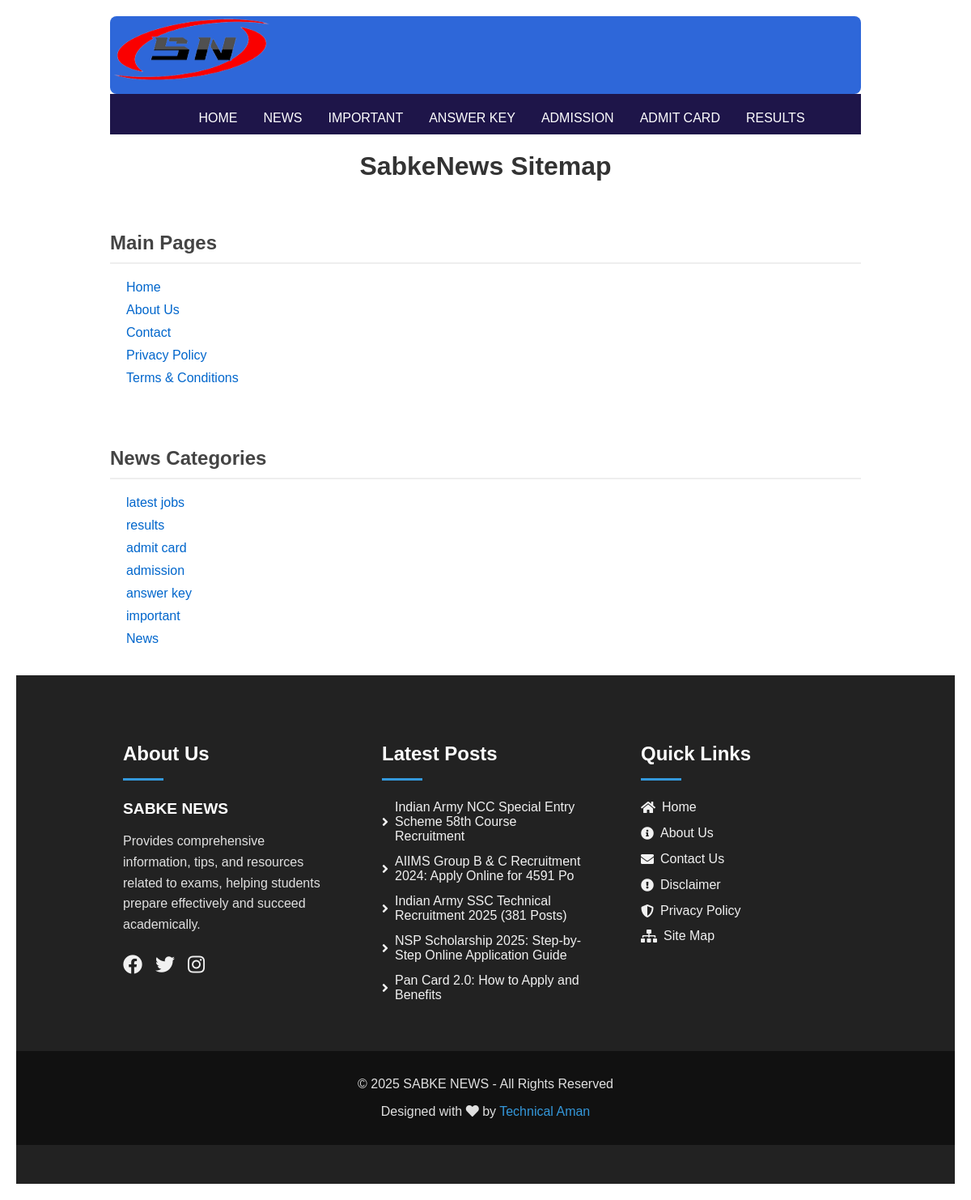
/sitemap_html.php, run on the app's committed database.
### tables this page shows
CREATE TABLE `category` (
  `category_id` int(11) NOT NULL,
  `category_name` varchar(100) DEFAULT NULL,
  `categoryTitle` varchar(225) DEFAULT NULL,
  `categoryStatus` varchar(10) NOT NULL DEFAULT 'W',
  `categoryHeading` varchar(2) NOT NULL DEFAULT 'N',
  `author` int(11) DEFAULT NULL,
  `categoryDate` timestamp NOT NULL DEFAULT current_timestamp()
);

CREATE TABLE `settings` (
  `id` int(11) NOT NULL,
  `websitename` varchar(60) DEFAULT NULL,
  `websiteFavicon` varchar(255) DEFAULT NULL,
  `websiteLogo` varchar(255) DEFAULT NULL,
  `mobileLogo` varchar(225) DEFAULT NULL,
  `footerdesc` varchar(255) DEFAULT NULL,
  `keywords` varchar(1000) DEFAULT NULL,
  `watterMark` varchar(191) DEFAULT NULL,
  `workEmail` varchar(191) DEFAULT NULL,
  `websiteTitle` varchar(225) DEFAULT NULL,
  `websiteUrl` varchar(999) NOT NULL,
  `whatsappGroup` varchar(500) DEFAULT NULL,
  `telegramChannel` varchar(500) DEFAULT NULL,
  `youtubeChannel` varchar(500) DEFAULT NULL,
  `facebookPage` varchar(500) DEFAULT NULL,
  `websiteAbout` varchar(150) DEFAULT NULL,
  `description` varchar(500) DEFAULT NULL,
  `websiteImg` varchar(255) DEFAULT NULL
);

CREATE TABLE `post` (
  `post_id` int(191) NOT NULL,
  `title` varchar(1500) DEFAULT NULL,
  `sort_details` varchar(250) DEFAULT NULL,
  `description` text DEFAULT NULL,
  `post_img` varchar(225) DEFAULT NULL,
  `category` varchar(100) DEFAULT NULL,
  `author` int(11) DEFAULT NULL,
  `postStatus` varchar(12) NOT NULL DEFAULT 'W',
  `post_date` datetime DEFAULT current_timestamp(),
  `last_update` datetime DEFAULT current_timestamp(),
  `remarks` mediumtext DEFAULT NULL,
  `post_keywords` mediumtext DEFAULT NULL
);

### social-media-share.php (called while the page is built, shortened)
<?php
function generateUrl($txt)
{
    $txt = substr($txt, 0, 54);
    $txt = preg_replace('~[^\\pL\d]+~u', '-', $txt);
    $txt = trim($txt, '-');
    $txt = iconv('utf-8', 'us-ascii//TRANSLIT', $txt);
    $txt = strtolower($txt);
    $txt = preg_replace('~[^-\w]+~', '', $txt);
    return $txt;
}

### sitemap_html.php (the view, shortened to what this page needs)
<?php include_once 'header.php'; ?>
<div class="container">
    <h1>SabkeNews Sitemap</h1>
    <div class="sitemap-section">
        <h2>Main Pages</h2>
        <ul class="sitemap-list">
            <li><a href="<?php echo $web_kit['websiteUrl'] ?>/">Home</a></li>
            <li><a href="<?php echo $web_kit['websiteUrl'] ?>/about">About Us</a></li>
            <li><a href="<?php echo $web_kit['websiteUrl'] ?>/contact">Contact</a></li>
            <li><a href="<?php echo $web_kit['websiteUrl'] ?>/privacy-policy">Privacy Policy</a></li>
            <li><a href="<?php echo $web_kit['websiteUrl'] ?>/terms-conditions">Terms & Conditions</a></li>
        </ul>
    </div>
    <div class="sitemap-section">
        <h2>News Categories</h2>
        <ul class="sitemap-list">
            <?php
            function slug($txt){
                $txt = preg_replace('~[^\\pL\d]+~u', '-', $txt);
                $txt = trim($txt, '-');
                $txt = iconv('utf-8', 'us-ascii//TRANSLIT', $txt);
                $txt = strtolower($txt);
                $txt = preg_replace('~[^-\w]+~', '', $txt);
                return $txt;
            }
            include_once 'system/connection.php';
            $sql = "SELECT * FROM `category` WHERE `categoryStatus` = 'Y'";
            $result = mysqli_query($conn, $sql);
            if (mysqli_num_rows($result) > 0) {
                while ($row = mysqli_fetch_assoc($result)) {
                    echo '<li><a href="'. $web_kit['websiteUrl'] .'/post/'. slug($row['category_name']) .'">'. $row['category_name'] .'</a></li>';
                }
            }
            ?>
        </ul>
    </div>
</div>
<?php include_once 'footer.php'; ?>

### header.php (shortened to what this page needs)
<?php
require_once("./system/connection.php");
include_once("./social-media-share.php");
$web_kit = false;
if ($web_kit === false) {
    $stmt = $conn->prepare("SELECT * FROM settings WHERE id = 1 LIMIT 1");
    $stmt->execute();
    $web_kit = $stmt->get_result()->fetch_assoc();
}
$url = getenv('SITE_URL') ?: "http://127.0.0.1/www/sabkenews.in";
?>
<!DOCTYPE html>
<html lang="en">
<head>
    <link rel="preload" href="<?= $url ?>/assets/css/style.min.css" as="style" onload="this.onload=null;this.rel='stylesheet'">
    <link rel="preload" href="<?= $url ?>/assets/css/media-screen.min.css" as="style" onload="this.onload=null;this.rel='stylesheet'">
</head>
<body>
    <header class="container">
        <div class="heading">
            <div class="logo-container">
                <a href="<?= $url ?>" title="<?= htmlspecialchars($web_kit['websitename']) ?>">
                    <img src="<?= $url ?>/assets/images/<?= htmlspecialchars("") ?>"
                        alt="<?= htmlspecialchars($web_kit['websitename']) ?> Logo"
                        fetchpriority="high"
                        width="200"
                        height="80"
                        class="website-logo"
                        style="aspect-ratio: 2.5/1; height: auto;"
                        onerror="this.onerror=null; this.src='<?= $url ?>/assets/images/logo.png';">
                </a>
                <div class="web-content">
                    <h1 class="head-title">
                    </h1>
                    <p class="site-tagline"><?= "WWW." . htmlspecialchars($web_kit['websitename']) . ".BLOG" ?></p>
                </div>
            </div>
        </div>
        <nav class="navbar" aria-label="Main navigation">
            <ul role="menubar">
                <?php
                $categories = false;
                if ($categories === false) {
                    $stmt = $conn->prepare("SELECT category_name, categoryStatus, categoryTitle FROM category WHERE categoryStatus = 'Y' ORDER BY category_id DESC");
                    $stmt->execute();
                    $categories = $stmt->get_result()->fetch_all(MYSQLI_ASSOC);
                }
                echo "<li role='menuitem'><a href='$url' aria-current='page'>HOME</a></li>";
                foreach ($categories as $categoryD) {
                    $category_url = generateUrl($categoryD['category_name']);
                    echo "<li role='menuitem'><a href='$url/post/" . htmlspecialchars($category_url) . "'>" .
                        htmlspecialchars($categoryD['category_name']) . "</a></li>";
                }
                ?>
            </ul>
        </nav>
    </header>

### footer.php (shortened to what this page needs)
<footer class="footer-wrapper">
    <div class="container">
        <div class="footer-grid">
            <div class="footer-section">
                <h2 class="footer-heading">About Us</h2>
                <div class="footer-divider"></div>
                <p class="website-name"><?= strtoupper($web_kit['websitename']); ?></p>
                <p class="website-about"><?= $web_kit['websiteAbout'] ?></p>
                <div class="social-links">
                    <a href="#" class="social-icon" aria-label="Facebook" rel="noopener"><i
                            class="fab fa-facebook"></i></a>
                    <a href="#" class="social-icon" aria-label="Twitter" rel="noopener"><i
                            class="fab fa-twitter"></i></a>
                    <a href="#" class="social-icon" aria-label="Instagram" rel="noopener"><i
                            class="fab fa-instagram"></i></a>
                </div>
            </div>
            <div class="footer-section">
                <h2 class="footer-heading">Latest Posts</h2>
                <div class="footer-divider"></div>
                <ul class="footer-posts">
                    <?php
                                        $shortPost = mysqli_query($conn, "SELECT * FROM post WHERE postStatus ='Y' ORDER BY post_id DESC LIMIT 0,5");
                                        if (mysqli_num_rows($shortPost) > 0):
                                                while ($post = mysqli_fetch_assoc($shortPost)):
                                                        $txt = generateUrl($post['title']);
                                                        $title = substr($post['title'], 0, 60);
                                                        $postid = $post['post_id'];
                                        ?>
                    <li class="footer-post-item">
                        <a href="<?= "{$url}/post-details/{$txt}/{$postid}" ?>" class="footer-link"
                            aria-label="<?= htmlspecialchars($title) ?>">
                            <i class="fas fa-angle-right"></i> <?= htmlspecialchars($title) ?>
                        </a>
                    </li>
                    <?php
                                                endwhile;
                                        else:
                                                echo '<li class="no-posts">No Records Found</li>';
                                        endif;
                                        ?>
                </ul>
            </div>
            <div class="footer-section">
                <h2 class="footer-heading">Quick Links</h2>
                <div class="footer-divider"></div>
                <ul class="footer-links">
                    <li><a href="<?= $url ?>/" class="footer-link" aria-label="Home"><i class="fas fa-home"></i>
                            Home</a></li>
                    <li><a href="<?= $url ?>/aboutus" class="footer-link" aria-label="About Us"><i
                                class="fas fa-info-circle"></i> About Us</a></li>
                    <li><a href="<?= $url ?>/contactus" class="footer-link" aria-label="Contact Us"><i
                                class="fas fa-envelope"></i> Contact Us</a></li>
                    <li><a href="<?= $url ?>/disclaimer" class="footer-link" aria-label="Disclaimer"><i
                                class="fas fa-exclamation-circle"></i> Disclaimer</a></li>
                    <li><a href="<?= $url ?>/privacy-policy" class="footer-link" aria-label="Privacy Policy"><i
                                class="fas fa-shield-alt"></i> Privacy Policy</a></li>
                    <li><a href="<?= $url ?>/sitemap_html" class="footer-link" aria-label="Site Map"><i
                                class="fas fa-sitemap"></i> Site Map</a></li>
                </ul>
            </div>
        </div>
    </div>
    <div class="copyright">
        <div class="container">
            <p>&copy; <?= date('Y') ?> <?= strtoupper($web_kit['websitename']) ?> - All Rights Reserved</p>
            <p>Designed with <i class="fas fa-heart"></i> by <a href="https://devbin.site" class="creator-link"
                    rel="noopener" target="_blank">Technical Aman</a></p>
        </div>
    </div>
</footer>
</body>
</html>

### assets/css/footer.css (style rules this page uses)
.footer-wrapper { background: #1a1a1a; color: #ffffff; padding: 4rem 0 0; }
.footer-grid { display: grid; grid-template-columns: repeat(auto-fit, minmax(250px, 1fr)); gap: 2rem; margin-bottom: 2rem; }
.footer-section { padding: 1rem; }
.footer-heading { color: #ffffff; font-size: 1.5rem; margin-bottom: 1rem; }
.footer-divider { width: 50px; height: 3px; background: #3498db; margin-bottom: 1.5rem; }
.website-name { font-size: 1.2rem; font-weight: bold; margin-bottom: 1rem; }
.website-about { line-height: 1.6; margin-bottom: 1.5rem; }
.social-links { display: flex; gap: 1rem; }
.social-icon { color: #ffffff; font-size: 1.5rem; transition: color 0.3s ease; }
.footer-posts { list-style: none; padding: 0; margin: 0; }
.footer-post-item { margin-bottom: 0.8rem; }
.footer-link { color: #cccccc; text-decoration: none; transition: color 0.3s ease; display: inline-block; }
.footer-links { list-style: none; padding: 0; margin: 0; }
.footer-links li { margin-bottom: 0.8rem; }
.copyright { background: #111111; padding: 1.5rem 0; text-align: center; }
.creator-link { color: #3498db; text-decoration: none; }

### header.php (style rules this page uses)
.heading { width: 100%; height: 6rem; background: #2e67d9; border-radius: 8px }
.web-content { width: 100%; font-family: system-ui; color: #fff; text-transform: uppercase }
.head-title { font-size: 25PX; text-transform: uppercase }
.container { width: 80%; display: flex; margin: auto; flex-direction: column }
.navbar { width: 100%; height: 50px; background-color: #1e1549; flex-wrap: wrap; overflow-wrap: break-word; text-transform: uppercase }
.navbar ul { display: flex; justify-content: center; align-items: center; position: relative; list-style: none; font-weight: bolder }
.navbar ul li a { text-decoration: none; padding: 0 1em; color: #fff; font-size: 1rem }

### sitemap_html.php (style rules this page uses)
body { font-family: Arial, sans-serif; max-width: 1200px; margin: 0 auto; padding: 20px; }
h1 { color: #333; text-align: center; }
.sitemap-section { margin: 20px 0; }
.sitemap-section h2 { color: #444; border-bottom: 2px solid #eee; padding-bottom: 10px; }
.sitemap-list { list-style: none; padding-left: 20px; }
.sitemap-list li { margin: 10px 0; }
.sitemap-list a { color: #0066cc; text-decoration: none; }

### footer.php (style rules this page uses)
.footer-wrapper { background: #222222; color: #f1f1f1; padding: 3rem 0; }
.website-name { font-size: 1.2rem; font-weight: bold; margin-bottom: 1rem; color: #ffffff; }
.website-about { line-height: 1.6; margin-bottom: 1.5rem; color: #e0e0e0; }
.social-links { display: flex; gap: 1rem; }
.social-icon { color: #f1f1f1; font-size: 1.5rem; transition: color 0.3s ease; }
.footer-posts, .footer-links { list-style: none; padding: 0; }
.footer-post-item, .footer-links li { margin-bottom: 0.8rem; }
.footer-link { color: #f1f1f1; text-decoration: none; transition: color 0.3s ease; display: inline-flex; align-items: center; gap: 0.5rem; }
.copyright { background: #111111; padding: 1.5rem 0; text-align: center; }
.copyright p { margin: 0.5rem 0; color: #e0e0e0; }
.creator-link { color: #3498db; text-decoration: none; }

### data on the page
category: category_name "NEWS", category_name "News"
category: category_name "IMPORTANT", category_name "important"
category: category_name "ANSWER KEY", category_name "answer key"
category: category_name "ADMISSION", category_name "admission"
category: category_name "ADMIT CARD", category_name "admit card"
category: category_name "RESULTS", category_name "results"
category: category_name "latest jobs"
settings: websitename "SABKE NEWS", websiteAbout "Provides comprehensive information, tips, and resources related to exams, helping students prepare effectively and succeed academically."
post: title "Indian Army NCC Special Entry Scheme 58th Course Recruitment"
post: title "AIIMS Group B & C Recruitment 2024: Apply Online for 4591 Po"
post: title "Indian Army SSC Technical Recruitment 2025 (381 Posts)"
post: title "NSP Scholarship 2025: Step-by-Step Online Application Guide"
post: title "Pan Card 2.0: How to Apply and Benefits"
